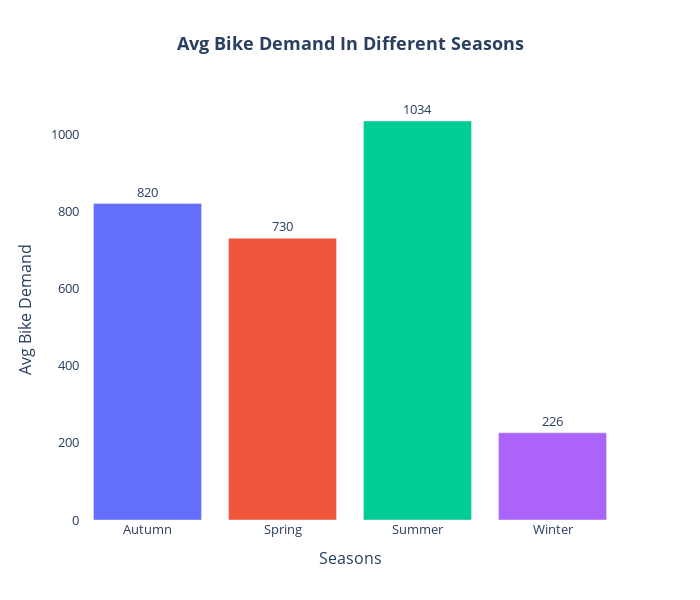

The cell this chart's notebook holds for it:
### Markdown cell above
## **6.Avg Bike Demand - Season Wise**

### Code cell
seasons_data = df.groupby('Seasons')['Rented_Bike_Count'].mean().round().reset_index()
fig = px.bar(
  seasons_data,
  x = 'Seasons',
  y = 'Rented_Bike_Count',
  color = 'Seasons',
  title = "<b>Avg Bike Demand In Different Seasons</b>",
  text = 'Rented_Bike_Count'
)
fig.update_traces(textposition = 'outside')
fig.update_layout(
  width = 700,
  height = 600,
  title_x = 0.5,
  xaxis_title = 'Seasons',
  yaxis_title = 'Avg Bike Demand',
  showlegend = False,
  bargap = 0.2,
  plot_bgcolor = 'white',
  font = dict(size = 13)
)
fig.show()

### Figure 1 — Plotly figure (JSON) as saved in the notebook; plotly's stock layout.template omitted (floating-point values rounded to 4 significant figures)
{"data": [{"hovertemplate": "Seasons=%{x}<br>Rented_Bike_Count=%{text}<extra></extra>", "legendgroup": "Autumn", "marker": {"color": "#636efa", "pattern": {"shape": ""}}, "name": "Autumn", "orientation": "v", "showlegend": true, "text": [820.0], "textposition": "outside", "type": "bar", "x": ["Autumn"], "xaxis": "x", "y": [820.0], "yaxis": "y"}, {"hovertemplate": "Seasons=%{x}<br>Rented_Bike_Count=%{text}<extra></extra>", "legendgroup": "Spring", "marker": {"color": "#EF553B", "pattern": {"shape": ""}}, "name": "Spring", "orientation": "v", "showlegend": true, "text": [730.0], "textposition": "outside", "type": "bar", "x": ["Spring"], "xaxis": "x", "y": [730.0], "yaxis": "y"}, {"hovertemplate": "Seasons=%{x}<br>Rented_Bike_Count=%{text}<extra></extra>", "legendgroup": "Summer", "marker": {"color": "#00cc96", "pattern": {"shape": ""}}, "name": "Summer", "orientation": "v", "showlegend": true, "text": [1034.0], "textposition": "outside", "type": "bar", "x": ["Summer"], "xaxis": "x", "y": [1034.0], "yaxis": "y"}, {"hovertemplate": "Seasons=%{x}<br>Rented_Bike_Count=%{text}<extra></extra>", "legendgroup": "Winter", "marker": {"color": "#ab63fa", "pattern": {"shape": ""}}, "name": "Winter", "orientation": "v", "showlegend": true, "text": [226.0], "textposition": "outside", "type": "bar", "x": ["Winter"], "xaxis": "x", "y": [226.0], "yaxis": "y"}], "layout": {"bargap": 0.2, "barmode": "relative", "font": {"size": 13}, "height": 600, "legend": {"title": {"text": "Seasons"}, "tracegroupgap": 0}, "plot_bgcolor": "white", "showlegend": false, "title": {"text": "<b>Avg Bike Demand In Different Seasons</b>", "x": 0.5}, "width": 700, "xaxis": {"anchor": "y", "categoryarray": ["Autumn", "Spring", "Summer", "Winter"], "categoryorder": "array", "domain": [0, 1], "title": {"text": "Seasons"}}, "yaxis": {"anchor": "x", "domain": [0, 1], "title": {"text": "Avg Bike Demand"}}}}
